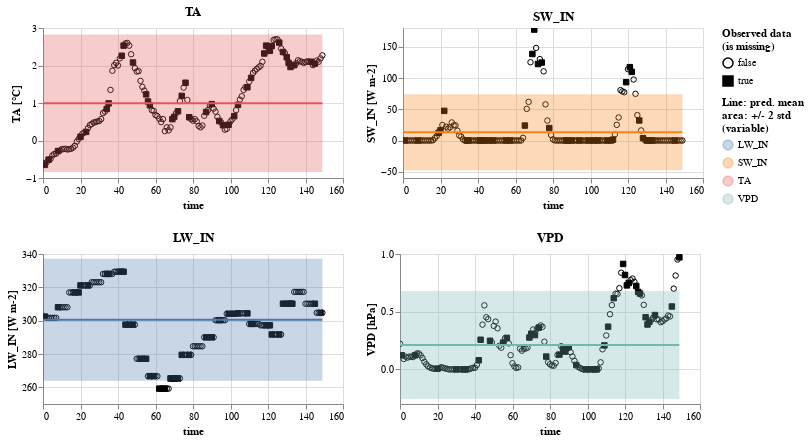

Notebook cell for this chart:
### Code cell
results["zeros"].display_results()

### Figure 1 — Vega-Lite specification as saved in the notebook (floating-point values rounded to 4 significant figures; data arrays with more than 128 entries replaced by an {"elided": "..."} marker saying what was removed)
{"config": {"view": {"continuousWidth": 400, "continuousHeight": 300}}, "vconcat": [{"hconcat": [{"layer": [{"data": {"name": "data-4444305ed2dd5fb34d6ea715918f0433"}, "mark": {"type": "point", "color": "black", "fillOpacity": 1, "strokeWidth": 1}, "encoding": {"fill": {"field": "is_missing", "legend": {"title": ["Observed data", "(is missing)"]}, "scale": {"range": ["#ffffff00", "black"]}, "type": "nominal"}, "shape": {"field": "is_missing", "type": "nominal"}, "x": {"field": "time", "type": "quantitative"}, "y": {"field": "value", "scale": {"zero": false}, "title": "TA [°C]", "type": "quantitative"}}}, {"layer": [{"mark": "errorband", "encoding": {"color": {"field": "variable", "legend": {"title": ["Line: pred. mean", "area: +/- 2 std", "(variable)"]}, "type": "nominal"}, "tooltip": [{"field": "std", "format": ".4", "type": "quantitative"}, {"field": "mean", "format": ".4", "type": "quantitative"}], "x": {"field": "time", "type": "quantitative"}, "y": {"field": "err_low", "scale": {"zero": false}, "title": "TA [°C]", "type": "quantitative"}, "y2": {"field": "err_high"}}, "height": 150, "transform": [{"calculate": "datum.mean - 2 * datum.std", "as": "err_low"}, {"calculate": "datum.mean + 2 * datum.std", "as": "err_high"}], "width": 300}, {"mark": "line", "encoding": {"color": {"field": "variable", "type": "nominal"}, "x": {"field": "time", "type": "quantitative"}, "y": {"field": "mean", "scale": {"zero": false}, "title": "TA [°C]", "type": "quantitative"}}, "selection": {"selector004": {"type": "interval", "bind": "scales", "encodings": ["x"]}}, "title": "TA"}], "data": {"name": "data-8c4009c4cddaa67eac95ff2d838faa74"}}]}, {"layer": [{"data": {"name": "data-208d0b466b3e77f592197092974c820e"}, "mark": {"type": "point", "color": "black", "fillOpacity": 1, "strokeWidth": 1}, "encoding": {"fill": {"field": "is_missing", "legend": {"title": ["Observed data", "(is missing)"]}, "scale": {"range": ["#ffffff00", "black"]}, "type": "nominal"}, "shape": {"field": "is_missing", "type": "nominal"}, "x": {"field": "time", "type": "quantitative"}, "y": {"field": "value", "scale": {"zero": false}, "title": "SW_IN [W m-2]", "type": "quantitative"}}}, {"layer": [{"mark": "errorband", "encoding": {"color": {"field": "variable", "legend": {"title": ["Line: pred. mean", "area: +/- 2 std", "(variable)"]}, "type": "nominal"}, "tooltip": [{"field": "std", "format": ".4", "type": "quantitative"}, {"field": "mean", "format": ".4", "type": "quantitative"}], "x": {"field": "time", "type": "quantitative"}, "y": {"field": "err_low", "scale": {"zero": false}, "title": "SW_IN [W m-2]", "type": "quantitative"}, "y2": {"field": "err_high"}}, "height": 150, "transform": [{"calculate": "datum.mean - 2 * datum.std", "as": "err_low"}, {"calculate": "datum.mean + 2 * datum.std", "as": "err_high"}], "width": 300}, {"mark": "line", "encoding": {"color": {"field": "variable", "type": "nominal"}, "x": {"field": "time", "type": "quantitative"}, "y": {"field": "mean", "scale": {"zero": false}, "title": "SW_IN [W m-2]", "type": "quantitative"}}, "selection": {"selector004": {"type": "interval", "bind": "scales", "encodings": ["x"]}}, "title": "SW_IN"}], "data": {"name": "data-473135d036f1cf782a47cf5f5335281d"}}]}]}, {"hconcat": [{"layer": [{"data": {"name": "data-f3902519fdae8ed84935978a4731e92a"}, "mark": {"type": "point", "color": "black", "fillOpacity": 1, "strokeWidth": 1}, "encoding": {"fill": {"field": "is_missing", "legend": {"title": ["Observed data", "(is missing)"]}, "scale": {"range": ["#ffffff00", "black"]}, "type": "nominal"}, "shape": {"field": "is_missing", "type": "nominal"}, "x": {"field": "time", "type": "quantitative"}, "y": {"field": "value", "scale": {"zero": false}, "title": "LW_IN [W m-2]", "type": "quantitative"}}}, {"layer": [{"mark": "errorband", "encoding": {"color": {"field": "variable", "legend": {"title": ["Line: pred. mean", "area: +/- 2 std", "(variable)"]}, "type": "nominal"}, "tooltip": [{"field": "std", "format": ".4", "type": "quantitative"}, {"field": "mean", "format": ".4", "type": "quantitative"}], "x": {"field": "time", "type": "quantitative"}, "y": {"field": "err_low", "scale": {"zero": false}, "title": "LW_IN [W m-2]", "type": "quantitative"}, "y2": {"field": "err_high"}}, "height": 150, "transform": [{"calculate": "datum.mean - 2 * datum.std", "as": "err_low"}, {"calculate": "datum.mean + 2 * datum.std", "as": "err_high"}], "width": 300}, {"mark": "line", "encoding": {"color": {"field": "variable", "type": "nominal"}, "x": {"field": "time", "type": "quantitative"}, "y": {"field": "mean", "scale": {"zero": false}, "title": "LW_IN [W m-2]", "type": "quantitative"}}, "selection": {"selector004": {"type": "interval", "bind": "scales", "encodings": ["x"]}}, "title": "LW_IN"}], "data": {"name": "data-a7c39578d412323cc108541f9f16da68"}}]}, {"layer": [{"data": {"name": "data-e2b44019a2b9c76e9e0ce01b3510c6cf"}, "mark": {"type": "point", "color": "black", "fillOpacity": 1, "strokeWidth": 1}, "encoding": {"fill": {"field": "is_missing", "legend": {"title": ["Observed data", "(is missing)"]}, "scale": {"range": ["#ffffff00", "black"]}, "type": "nominal"}, "shape": {"field": "is_missing", "type": "nominal"}, "x": {"field": "time", "type": "quantitative"}, "y": {"field": "value", "scale": {"zero": false}, "title": "VPD [hPa]", "type": "quantitative"}}}, {"layer": [{"mark": "errorband", "encoding": {"color": {"field": "variable", "legend": {"title": ["Line: pred. mean", "area: +/- 2 std", "(variable)"]}, "type": "nominal"}, "tooltip": [{"field": "std", "format": ".4", "type": "quantitative"}, {"field": "mean", "format": ".4", "type": "quantitative"}], "x": {"field": "time", "type": "quantitative"}, "y": {"field": "err_low", "scale": {"zero": false}, "title": "VPD [hPa]", "type": "quantitative"}, "y2": {"field": "err_high"}}, "height": 150, "transform": [{"calculate": "datum.mean - 2 * datum.std", "as": "err_low"}, {"calculate": "datum.mean + 2 * datum.std", "as": "err_high"}], "width": 300}, {"mark": "line", "encoding": {"color": {"field": "variable", "type": "nominal"}, "x": {"field": "time", "type": "quantitative"}, "y": {"field": "mean", "scale": {"zero": false}, "title": "VPD [hPa]", "type": "quantitative"}}, "selection": {"selector004": {"type": "interval", "bind": "scales", "encodings": ["x"]}}, "title": "VPD"}], "data": {"name": "data-753224bd7b626917017a2265049d3162"}}]}]}, {"hconcat": []}, {"hconcat": []}, {"hconcat": []}, {"hconcat": []}, {"hconcat": []}, {"hconcat": []}, {"hconcat": []}, {"hconcat": []}, {"hconcat": []}, {"hconcat": []}, {"hconcat": []}, {"hconcat": []}, {"hconcat": []}, {"hconcat": []}, {"hconcat": []}, {"hconcat": []}, {"hconcat": []}, {"hconcat": []}, {"hconcat": []}, {"hconcat": []}, {"hconcat": []}, {"hconcat": []}, {"hconcat": []}, {"hconcat": []}, {"hconcat": []}, {"hconcat": []}, {"hconcat": []}, {"hconcat": []}, {"hconcat": []}, {"hconcat": []}, {"hconcat": []}, {"hconcat": []}, {"hconcat": []}, {"hconcat": []}, {"hconcat": []}, {"hconcat": []}, {"hconcat": []}, {"hconcat": []}, {"hconcat": []}, {"hconcat": []}, {"hconcat": []}, {"hconcat": []}, {"hconcat": []}, {"hconcat": []}, {"hconcat": []}, {"hconcat": []}, {"hconcat": []}, {"hconcat": []}, {"hconcat": []}, {"hconcat": []}, {"hconcat": []}, {"hconcat": []}, {"hconcat": []}, {"hconcat": []}, {"hconcat": []}, {"hconcat": []}, {"hconcat": []}, {"hconcat": []}, {"hconcat": []}, {"hconcat": []}, {"hconcat": []}, {"hconcat": []}, {"hconcat": []}, {"hconcat": []}, {"hconcat": []}, {"hconcat": []}, {"hconcat": []}, {"hconcat": []}, {"hconcat": []}, {"hconcat": []}, {"hconcat": []}, {"hconcat": []}, {"hconcat": []}, {"hconcat": []}, {"hconcat": []}, {"hconcat": []}, {"hconcat": []}, {"hconcat": []}, {"hconcat": []}, {"hconcat": []}, {"hconcat": []}, {"hconcat": []}, {"hconcat": []}, {"hconcat": []}, {"hconcat": []}, {"hconcat": []}, {"hconcat": []}, {"hconcat": []}, {"hconcat": []}, {"hconcat": []}, {"hconcat": []}, {"hconcat": []}, {"hconcat": []}, {"hconcat": []}, {"hconcat": []}, {"hconcat": []}, {"hconcat": []}, {"hconcat": []}, {"hconcat": []}, {"hconcat": []}, {"hconcat": []}, {"hconcat": []}, {"hconcat": []}, {"hconcat": []}, {"hconcat": []}, {"hconcat": []}, {"hconcat": []}, {"hconcat": []}, {"hconcat": []}, {"hconcat": []}, {"hconcat": []}, {"hconcat": []}, {"hconcat": []}, {"hconcat": []}, {"hconcat": []}, {"hconcat": []}, {"hconcat": []}, {"hconcat": []}, {"hconcat": []}, {"hconcat": []}, {"hconcat": []}, {"hconcat": []}, {"hconcat": []}, {"hconcat": []}, {"hconcat": []}, {"hconcat": []}, {"hconcat": []}, {"hconcat": []}, {"hconcat": []}, {"hconcat": []}, {"hconcat": []}, {"hconcat": []}, {"hconcat": []}, {"hconcat": []}, {"hconcat": []}, {"hconcat": []}, {"hconcat": []}, {"hconcat": []}, {"hconcat": []}, {"hconcat": []}, {"hconcat": []}, {"hconcat": []}, {"hconcat": []}, {"hconcat": []}, {"hconcat": []}, {"hconcat": []}, {"hconcat": []}, {"hconcat": []}, {"hconcat": []}, {"hconcat": []}, {"hconcat": []}, {"hconcat": []}, {"hconcat": []}, {"hconcat": []}, {"hconcat": []}, {"hconcat": []}, {"hconcat": []}, {"hconcat": []}, {"hconcat": []}, {"hconcat": []}, {"hconcat": []}, {"hconcat": []}, {"hconcat": []}, {"hconcat": []}, {"hconcat": []}, {"hconcat": []}, {"hconcat": []}, {"hconcat": []}, {"hconcat": []}, {"hconcat": []}, {"hconcat": []}, {"hconcat": []}, {"hconcat": []}, {"hconcat": []}, {"hconcat": []}, {"hconcat": []}, {"hconcat": []}, {"hconcat": []}, {"hconcat": []}, {"hconcat": []}, {"hconcat": []}, {"hconcat": []}, {"hconcat": []}, {"hconcat": []}, {"hconcat": []}, {"hconcat": []}, {"hconcat": []}, {"hconcat": []}, {"hconcat": []}, {"hconcat": []}, {"hconcat": []}, {"hconcat": []}, {"hconcat": []}, {"hconcat": []}, {"hconcat": []}, {"hconcat": []}, {"hconcat": []}, {"hconcat": []}, {"hconcat": []}, {"hconcat": []}, {"hconcat": []}, {"hconcat": []}, {"hconcat": []}, {"hconcat": []}, {"hconcat": []}, {"hconcat": []}, {"hconcat": []}, {"hconcat": []}, {"hconcat": []}, {"hconcat": []}, {"hconcat": []}, {"hconcat": []}, {"hconcat": []}, {"hconcat": []}, {"hconcat": []}, {"hconcat": []}, {"hconcat": []}, {"hconcat": []}, {"hconcat": []}, {"hconcat": []}, {"hconcat": []}, {"hconcat": []}, {"hconcat": []}, {"hconcat": []}, {"hconcat": []}, {"hconcat": []}, {"hconcat": []}, {"hconcat": []}, {"hconcat": []}, {"hconcat": []}, {"hconcat": []}, {"hconcat": []}, {"hconcat": []}, {"hconcat": []}, {"hconcat": []}, {"hconcat": []}, {"hconcat": []}, {"hconcat": []}, {"hconcat": []}, {"hconcat": []}, {"hconcat": []}, {"hconcat": []}, {"hconcat": []}, {"hconcat": []}, {"hconcat": []}, {"hconcat": []}, {"hconcat": []}, {"hconcat": []}, {"hconcat": []}, {"hconcat": []}, {"hconcat": []}, {"hconcat": []}, {"hconcat": []}, {"hconcat": []}, {"hconcat": []}, {"hconcat": []}, {"hconcat": []}, {"hconcat": []}, {"hconcat": []}, {"hconcat": []}, {"hconcat": []}, {"hconcat": []}, {"hconcat": []}, {"hconcat": []}, {"hconcat": []}, {"hconcat": []}, {"hconcat": []}, {"hconcat": []}, {"hconcat": []}, {"hconcat": []}, {"hconcat": []}, {"hconcat": []}, {"hconcat": []}, {"hconcat": []}, {"hconcat": []}, {"hconcat": []}, {"hconcat": []}, {"hconcat": []}, {"hconcat": []}, {"hconcat": []}, {"hconcat": []}, {"hconcat": []}, {"hconcat": []}, {"hconcat": []}, {"hconcat": []}, {"hconcat": []}, {"hconcat": []}, {"hconcat": []}, {"hconcat": []}, {"hconcat": []}, {"hconcat": []}, {"hconcat": []}, {"hconcat": []}, {"hconcat": []}, {"hconcat": []}, {"hconcat": []}, {"hconcat": []}, {"hconcat": []}], "$schema": "https://vega.github.io/schema/vega-lite/v4.17.0.json", "datasets": {"data-4444305ed2dd5fb34d6ea715918f0433": {"elided": "150 records"}, "data-8c4009c4cddaa67eac95ff2d838faa74": {"elided": "150 records"}, "data-208d0b466b3e77f592197092974c820e": {"elided": "150 records"}, "data-473135d036f1cf782a47cf5f5335281d": {"elided": "150 records"}, "data-f3902519fdae8ed84935978a4731e92a": {"elided": "150 records"}, "data-a7c39578d412323cc108541f9f16da68": {"elided": "150 records"}, "data-e2b44019a2b9c76e9e0ce01b3510c6cf": {"elided": "150 records"}, "data-753224bd7b626917017a2265049d3162": {"elided": "150 records"}}}
